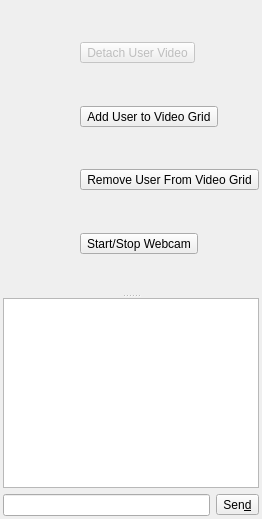
       <widget class="QWidget" name="videoTab">
        <property name="accessibleName">
         <string/>
        </property>
        <property name="accessibleDescription">
         <string/>
        </property>
        <attribute name="title">
         <string>&amp;Video</string>
        </attribute>
        <layout class="QVBoxLayout" name="verticalLayout_10">
         <property name="spacing">
          <number>3</number>
         </property>
         <property name="leftMargin">
          <number>3</number>
         </property>
         <property name="topMargin">
          <number>3</number>
         </property>
         <property name="rightMargin">
          <number>3</number>
         </property>
         <property name="bottomMargin">
          <number>3</number>
         </property>
         <item>
          <widget class="QSplitter" name="videosplitter">
           <property name="orientation">
            <enum>Qt::Vertical</enum>
           </property>
           <property name="handleWidth">
            <number>5</number>
           </property>
           <widget class="QWidget" name="layoutWidget_2">
            <layout class="QHBoxLayout" name="horizontalLayout_3" stretch="1,0">
             <property name="spacing">
              <number>3</number>
             </property>
             <item>
              <widget class="VideoGridWidget" name="videogridWidget" native="true"/>
             </item>
             <item>
              <layout class="QVBoxLayout" name="verticalLayout_5">
               <item>
                <spacer name="verticalSpacer_6">
                 <property name="orientation">
                  <enum>Qt::Vertical</enum>
                 </property>
                 <property name="sizeHint" stdset="0">
                  <size>
                   <width>20</width>
                   <height>40</height>
                  </size>
                 </property>
                </spacer>
               </item>
               <item>
                <widget class="QToolButton" name="detachVideoButton">
                 <property name="enabled">
                  <bool>false</bool>
                 </property>
                 <property name="toolTip">
                  <string>Detach User Video</string>
                 </property>
                 <property name="text">
                  <string>Detach User Video</string>
                 </property>
                 <property name="icon">
                  <iconset resource="resources.qrc">
                   <normaloff>:/images/images/detach.png</normaloff>:/images/images/detach.png</iconset>
                 </property>
                 <property name="iconSize">
                  <size>
                   <width>20</width>
                   <height>20</height>
                  </size>
                 </property>
                </widget>
               </item>
               <item>
                <spacer name="verticalSpacer_8">
                 <property name="orientation">
                  <enum>Qt::Vertical</enum>
                 </property>
                 <property name="sizeHint" stdset="0">
                  <size>
                   <width>20</width>
                   <height>40</height>
                  </size>
                 </property>
                </spacer>
               </item>
               <item>
                <widget class="QToolButton" name="addVideoButton">
                 <property name="toolTip">
                  <string>Add User to Video Grid</string>
                 </property>
                 <property name="text">
                  <string>Add User to Video Grid</string>
                 </property>
                 <property name="icon">
                  <iconset resource="resources.qrc">
                   <normaloff>:/images/images/plus.png</normaloff>:/images/images/plus.png</iconset>
                 </property>
                 <property name="iconSize">
                  <size>
                   <width>20</width>
                   <height>20</height>
                  </size>
                 </property>
                </widget>
               </item>
               <item>
                <spacer name="verticalSpacer_9">
                 <property name="orientation">
                  <enum>Qt::Vertical</enum>
                 </property>
                 <property name="sizeHint" stdset="0">
                  <size>
                   <width>20</width>
                   <height>40</height>
                  </size>
                 </property>
                </spacer>
               </item>
               <item>
                <widget class="QToolButton" name="removeVideoButton">
                 <property name="enabled">
                  <bool>true</bool>
                 </property>
                 <property name="toolTip">
                  <string>Remove User From Video Grid</string>
                 </property>
                 <property name="text">
                  <string>Remove User From Video Grid</string>
                 </property>
                 <property name="icon">
                  <iconset resource="resources.qrc">
                   <normaloff>:/images/images/minus.png</normaloff>:/images/images/minus.png</iconset>
                 </property>
                 <property name="iconSize">
                  <size>
                   <width>20</width>
                   <height>20</height>
                  </size>
                 </property>
                </widget>
               </item>
               <item>
                <spacer name="verticalSpacer_10">
                 <property name="orientation">
                  <enum>Qt::Vertical</enum>
                 </property>
                 <property name="sizeHint" stdset="0">
                  <size>
                   <width>20</width>
                   <height>40</height>
                  </size>
                 </property>
                </spacer>
               </item>
               <item>
                <widget class="QToolButton" name="initVideoButton">
                 <property name="toolTip">
                  <string>Start/Stop Webcam</string>
                 </property>
                 <property name="text">
                  <string>Start/Stop Webcam</string>
                 </property>
                 <property name="icon">
                  <iconset resource="resources.qrc">
                   <normaloff>:/images/images/webcam_start.png</normaloff>
                   <normalon>:/images/images/webcam_stop.png</normalon>:/images/images/webcam_start.png</iconset>
                 </property>
                 <property name="iconSize">
                  <size>
                   <width>20</width>
                   <height>20</height>
                  </size>
                 </property>
                 <property name="checkable">
                  <bool>true</bool>
                 </property>
                </widget>
               </item>
               <item>
                <spacer name="verticalSpacer_7">
                 <property name="orientation">
                  <enum>Qt::Vertical</enum>
                 </property>
                 <property name="sizeHint" stdset="0">
                  <size>
                   <width>20</width>
                   <height>40</height>
                  </size>
                 </property>
                </spacer>
               </item>
              </layout>
             </item>
            </layout>
           </widget>
           <widget class="QStackedWidget" name="videostackedWidget">
            <property name="maximumSize">
             <size>
              <width>16777215</width>
              <height>16777215</height>
             </size>
            </property>
            <property name="currentIndex">
             <number>0</number>
            </property>
            <widget class="QWidget" name="page_3">
             <layout class="QVBoxLayout" name="verticalLayout_9" stretch="1,0">
              <property name="leftMargin">
               <number>0</number>
              </property>
              <property name="topMargin">
               <number>0</number>
              </property>
              <property name="rightMargin">
               <number>0</number>
              </property>
              <property name="bottomMargin">
               <number>0</number>
              </property>
              <item>
               <widget class="ChatTextEdit" name="videochatEdit">
                <property name="mouseTracking">
                 <bool>false</bool>
                </property>
                <property name="accessibleName">
                 <string>History</string>
                </property>
                <property name="tabChangesFocus">
                 <bool>true</bool>
                </property>
                <property name="undoRedoEnabled">
                 <bool>false</bool>
                </property>
                <property name="readOnly">
                 <bool>true</bool>
                </property>
                <property name="textInteractionFlags">
                 <set>Qt::LinksAccessibleByKeyboard|Qt::LinksAccessibleByMouse|Qt::TextBrowserInteraction|Qt::TextSelectableByKeyboard|Qt::TextSelectableByMouse</set>
                </property>
               </widget>
              </item>
              <item>
               <layout class="QHBoxLayout" name="horizontalLayout_6">
                <item>
                 <widget class="ChatLineEdit" name="videomsgEdit">
                  <property name="visible">
                   <bool>false</bool>
                  </property>
                  <property name="accessibleName">
                   <string>Message</string>
                  </property>
                 </widget>
                </item>
                <item>
                 <widget class="QToolButton" name="videosendButton">
                  <property name="visible">
                   <bool>false</bool>
                  </property>
                  <property name="text">
                   <string>Sen&amp;d</string>
                  </property>
                 </widget>
                </item>
               </layout>
              </item>
             </layout>
            </widget>
            <widget class="QWidget" name="page_4"/>
           </widget>
          </widget>
         </item>
        </layout>
       </widget>
